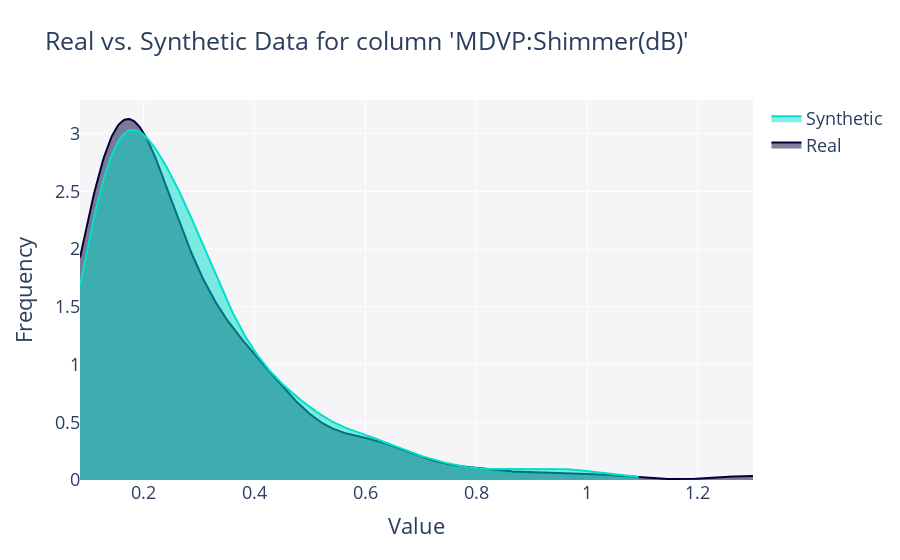

Notebook source saved alongside this figure:
### Code cell
get_column_plot(
    real_data=DataPrincipal,
    synthetic_data=DataSintetico,
    column_name=DataPrincipal.columns[10],
    metadata=Metadata
).show("vscode")

### Figure 1 — Plotly figure (JSON) as saved in the notebook; plotly's stock layout.template omitted (floating-point values rounded to 4 significant figures; data arrays with more than 128 entries replaced by an {"elided": "..."} marker saying what was removed)
{"data": [{"fill": "tozeroy", "hovertemplate": "<b>Real</b><br>Frequency: %{y}<extra></extra>", "legendgroup": "Real", "marker": {"color": "#000036"}, "mode": "lines", "name": "Real", "showlegend": true, "type": "scatter", "x": {"elided": "500 float values"}, "xaxis": "x", "y": {"elided": "500 float values"}, "yaxis": "y"}, {"fill": "tozeroy", "hovertemplate": "<b>Synthetic</b><br>Frequency: %{y}<extra></extra>", "legendgroup": "Synthetic", "marker": {"color": "#01E0C9"}, "mode": "lines", "name": "Synthetic", "showlegend": true, "type": "scatter", "x": {"elided": "500 float values"}, "xaxis": "x", "y": {"elided": "500 float values"}, "yaxis": "y"}], "layout": {"barmode": "overlay", "font": {"size": 18}, "hovermode": "closest", "legend": {"traceorder": "reversed"}, "plot_bgcolor": "#F5F5F8", "title": {"text": "Real vs. Synthetic Data for column 'MDVP:Shimmer(dB)'"}, "xaxis": {"anchor": "y2", "domain": [0, 1], "title": {"text": "Value"}, "zeroline": false}, "yaxis": {"anchor": "free", "domain": [0, 1], "position": 0, "title": {"text": "Frequency"}}}}
